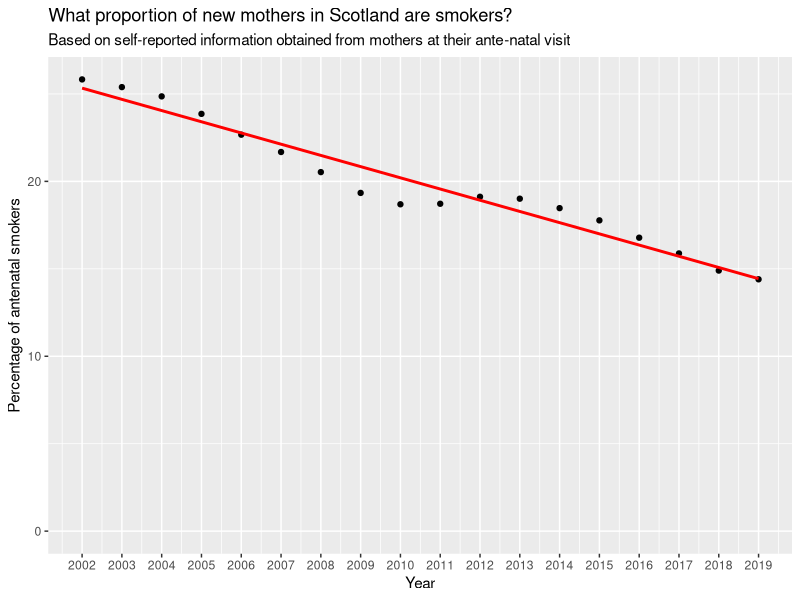
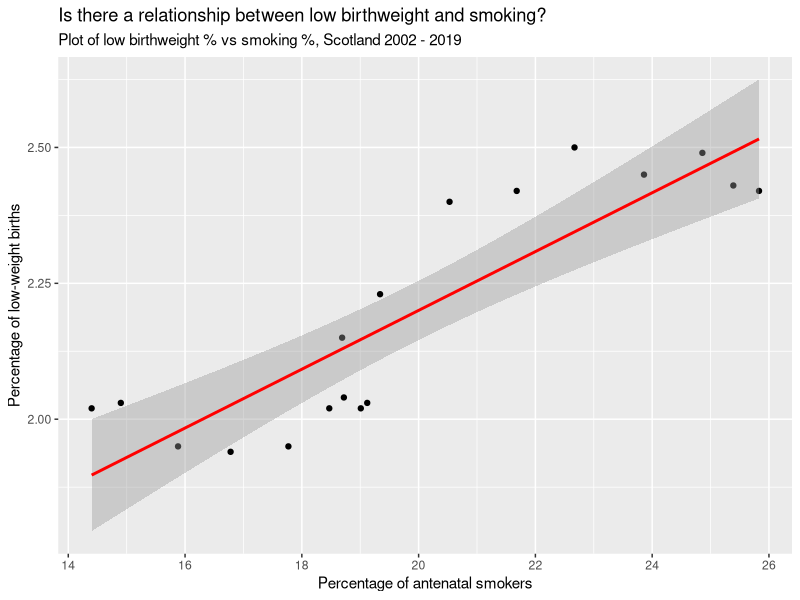
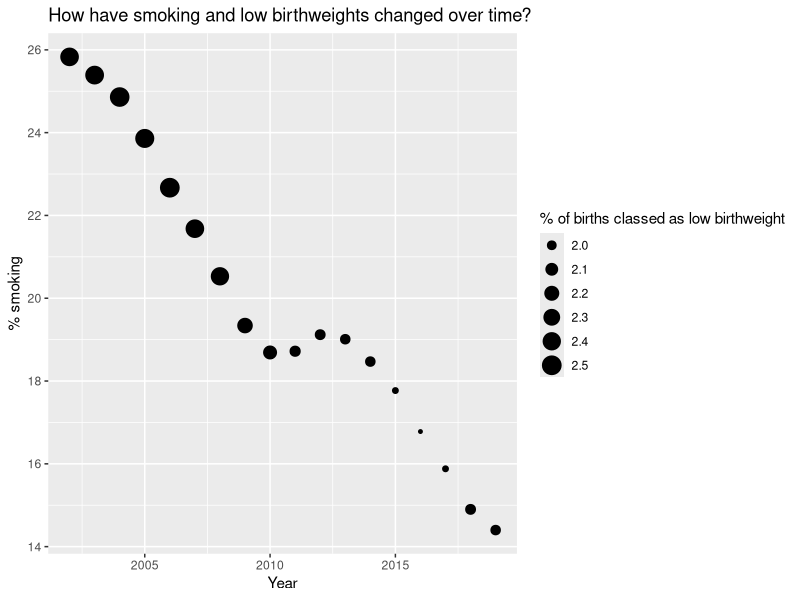
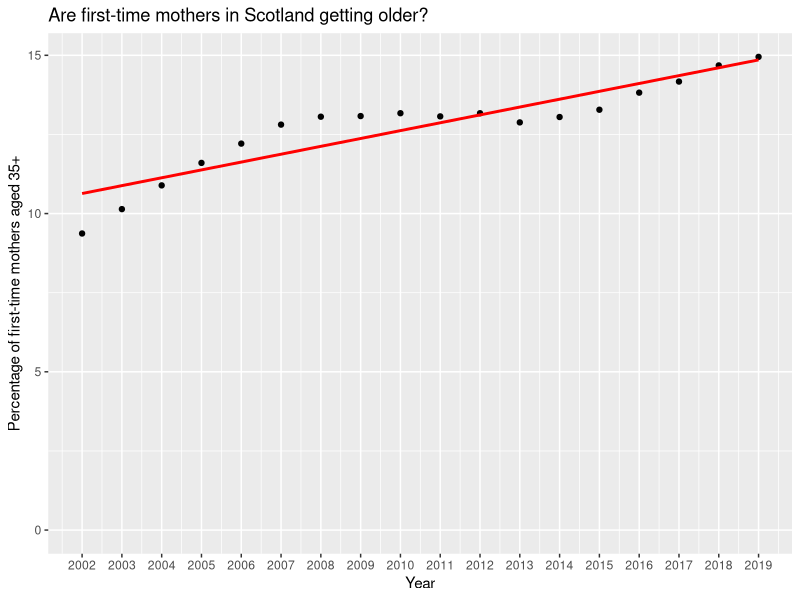
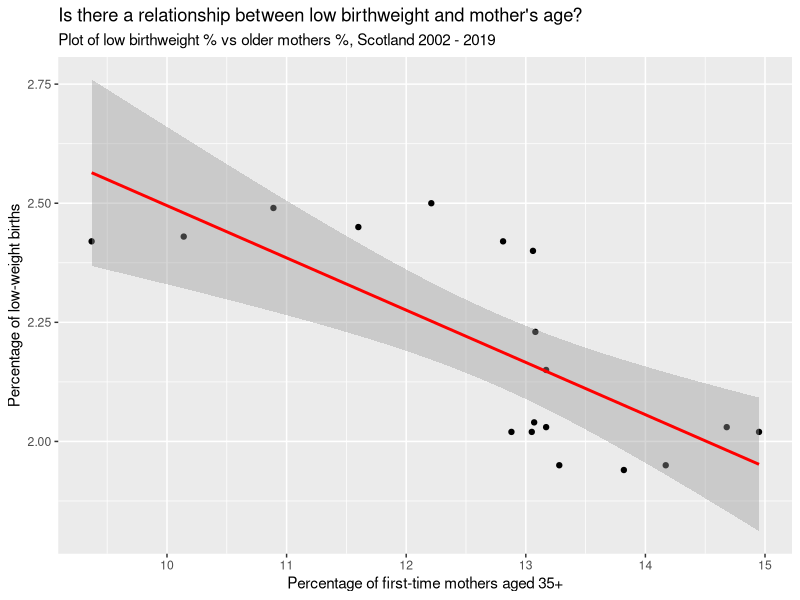
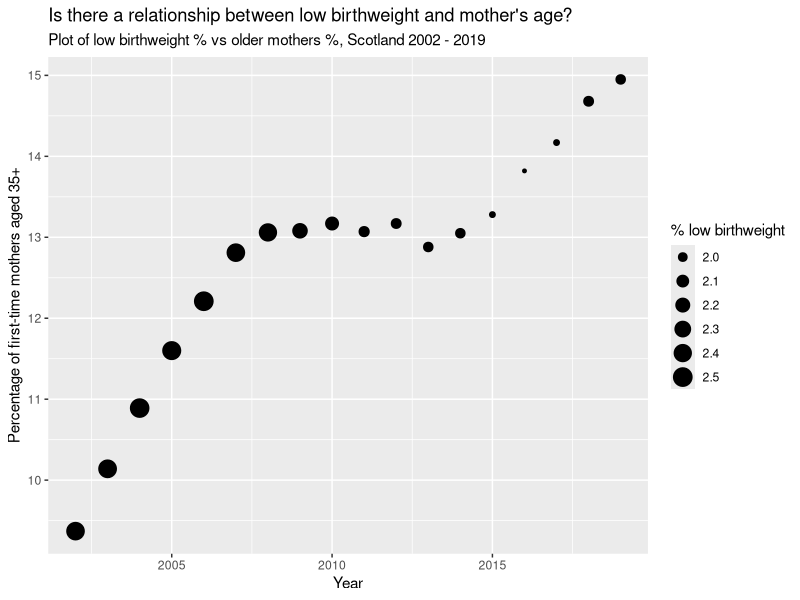
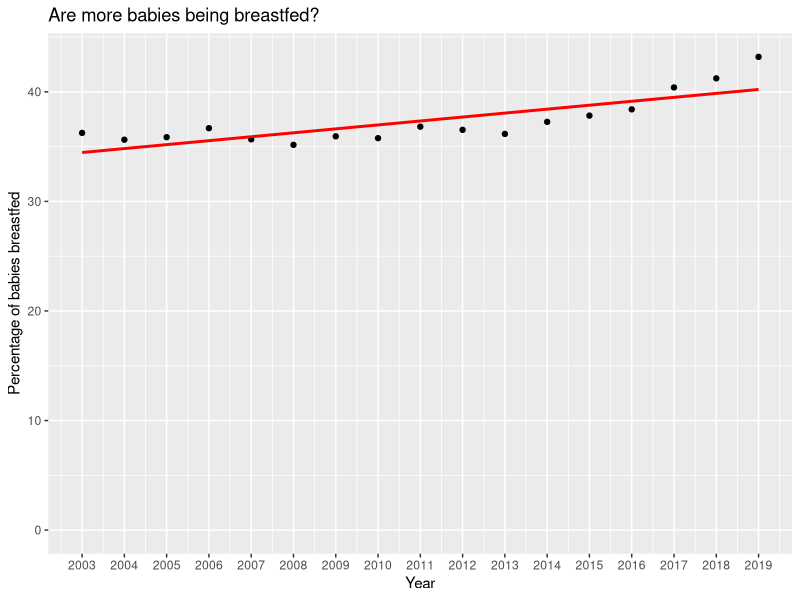
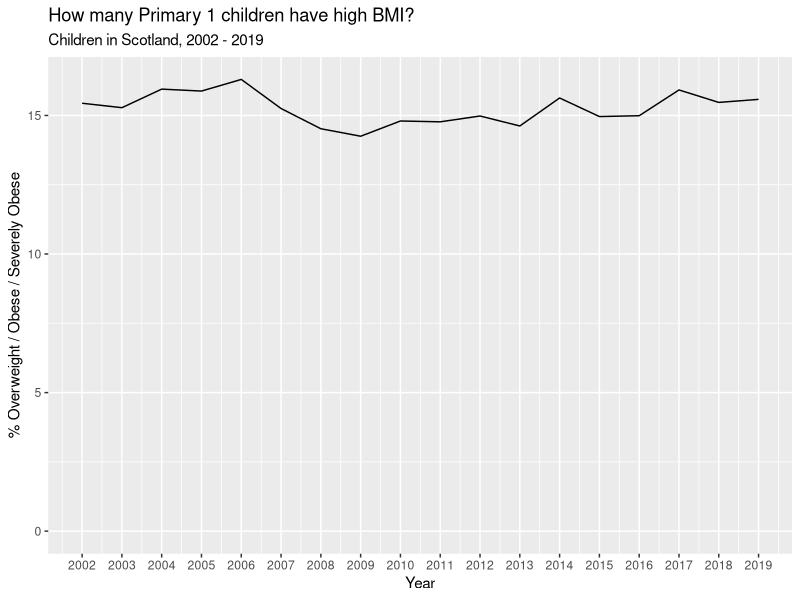

R code for these plots, in order:
## ---- chunk 1
library(tidyverse)
library(here)

## ---- chunk 2
smokers <- read_csv(here("data_clean/antenatal_smoking.csv")) %>% 
  arrange(year)
## ---- chunk 3
smokers %>% 
  ggplot() +
  aes(x = year,
      y = ratio) +
  geom_point() +
  scale_x_continuous(breaks = 2002:2019) +
  scale_y_continuous(limits = c(0, NA)) +
  geom_smooth(method=lm , color="red", se = FALSE) +
  labs(x = "Year",
       y = "Percentage of antenatal smokers",
       title = "What proportion of new mothers in Scotland are smokers?",
       subtitle = "Based on self-reported information obtained from mothers at their ante-natal visit")

## ---- chunk 4
low_birthweight <- read_csv(here("data_clean/low_birthweight.csv")) %>% 
  filter(measurement == "Ratio") %>% 
  arrange(year)
## ---- chunk 5
low_birthweight <- low_birthweight %>% 
  left_join(smokers,
            by = "year")  %>% 
  rename(smoker_ratio = ratio)
## ---- chunk 6
low_birthweight %>% 
  ggplot() +
  aes(x = smoker_ratio,
      y = value,) +
  geom_point() +
  geom_smooth(method=lm , color="red") +
  labs(x = "Percentage of antenatal smokers",
       y = "Percentage of low-weight births",
       title = "Is there a relationship between low birthweight and smoking?",
       subtitle = "Plot of low birthweight % vs smoking %, Scotland 2002 - 2019") 
## ---- chunk 7
low_birthweight %>% 
  ggplot() +
  aes(x = year, 
      y = smoker_ratio,
      size = value
     ) +
  geom_point() +
  #geom_smooth(method=lm , color="red", se = FALSE) +
  labs(x = "Year",
       y = "% smoking",
       size = "% of births classed as low birthweight",
       title = "How have smoking and low birthweights changed over time?") 
 
## ---- chunk 8
older_mothers <- read_csv(here("data_clean/older_mothers.csv"))
## ---- chunk 9
older_mothers %>% 
  ggplot() +
  aes(x = year,
      y = ratio) +
  geom_point() +
  scale_x_continuous(breaks = 2002:2019) +
  scale_y_continuous(limits = c(0, NA)) +
  geom_smooth(method=lm , color="red", se = FALSE) +
  labs(x = "Year",
       y = "Percentage of first-time mothers aged 35+",
       title = "Are first-time mothers in Scotland getting older?")

## ---- chunk 10
low_birthweight <- low_birthweight %>% 
  left_join(older_mothers,
            by = "year") %>% 
  rename(older_ratio = ratio)
## ---- chunk 11
low_birthweight %>% 
  ggplot() +
  aes(x = older_ratio,
      y = value,) +
  geom_point() +
  geom_smooth(method=lm , color="red") +
  labs(x = "Percentage of first-time mothers aged 35+",
       y = "Percentage of low-weight births",
       title = "Is there a relationship between low birthweight and mother's age?",
       subtitle = "Plot of low birthweight % vs older mothers %, Scotland 2002 - 2019") 
## ---- chunk 12
low_birthweight %>% 
  ggplot() +
  aes(x = year,
      y = older_ratio,
      size = value) +
  geom_point() +
 # geom_smooth(method=lm , color="red") +
  labs(x = "Year",
       y = "Percentage of first-time mothers aged 35+",
       title = "Is there a relationship between low birthweight and mother's age?",
       subtitle = "Plot of low birthweight % vs older mothers %, Scotland 2002 - 2019",
       size = "% low birthweight") 
## ---- chunk 13
breastfeeding <- read_csv(here("data_clean/breastfeeding.csv")) %>% 
  filter(measurement == "Ratio",
         population_group == "Breastfed",
         breastfeeding_data_collection_time == "6 To 8 Week Review") %>% 
  rename(breastfeed_ratio = value) %>% 
  arrange(year)
## ---- chunk 14
breastfeeding %>% 
  ggplot() +
  aes(x = year,
      y = breastfeed_ratio) +
  geom_point() +
  scale_x_continuous(breaks = 2002:2019) +
  scale_y_continuous(limits = c(0, NA)) +
  geom_smooth(method=lm , color="red", se = FALSE) +
  labs(x = "Year",
       y = "Percentage of babies breastfed",
       title = "Are more babies being breastfed?")
## ---- chunk 15
bmi_scotland <- read_csv(here("data_clean/bmi_clinical.csv")) %>% 
  filter(weight_category == "Clinical - Overweight, Obese & Severely Obese") %>% 
  filter(hb_name == "Scotland",
         gender == "All",
         measurement == "Ratio")  %>% 
  rename(bmi_ratio = value)

## ---- chunk 16
bmi_scotland %>% 
  ggplot() +
  aes(x = year,
      y = bmi_ratio) +
  scale_x_continuous(breaks = 2002:2019) +
  scale_y_continuous(limits = c(0, NA)) +
  geom_line() +
  labs(x = "Year",
       y = "% Overweight / Obese / Severely Obese",
       title = "How many Primary 1 children have high BMI?",
       subtitle = "Children in Scotland, 2002 - 2019")
## ---- chunk 17
bmi_healthboard <- read_csv(here("data_clean/bmi_clinical.csv")) %>% 
  filter(weight_category == "Clinical - Overweight, Obese & Severely Obese") %>% 
  filter(hb_name != "Scotland",
         gender == "All",
         measurement == "Ratio")  %>% 
  rename(bmi_ratio = value)
## ---- chunk 18
bmi_healthboard %>% 
  ggplot() +
  aes(x = year,
      y = bmi_ratio) +
  scale_y_continuous(limits = c(0, NA)) +
  geom_line() +
  labs(x = "Year",
       y = "% Overweight / Obese / Severely Obese",
       title = "How many Primary 1 children have high BMI?",
       subtitle = "Children in Scotland, 2002 - 2019"
       ) +
  facet_wrap(~ hb_name)
## ---- chunk 19
dental_health <- read_csv(here("data_clean/dentalhealth.csv"))
## ---- chunk 20
dental_health %>% 
  ggplot() +
  aes(x = date_code,
      y = value) +
  geom_line() +
  geom_point() +
  labs(x = "Year",
       y = "% of P1 children with no obvious tooth decay",
       title = "Has children's dental health improved?")
